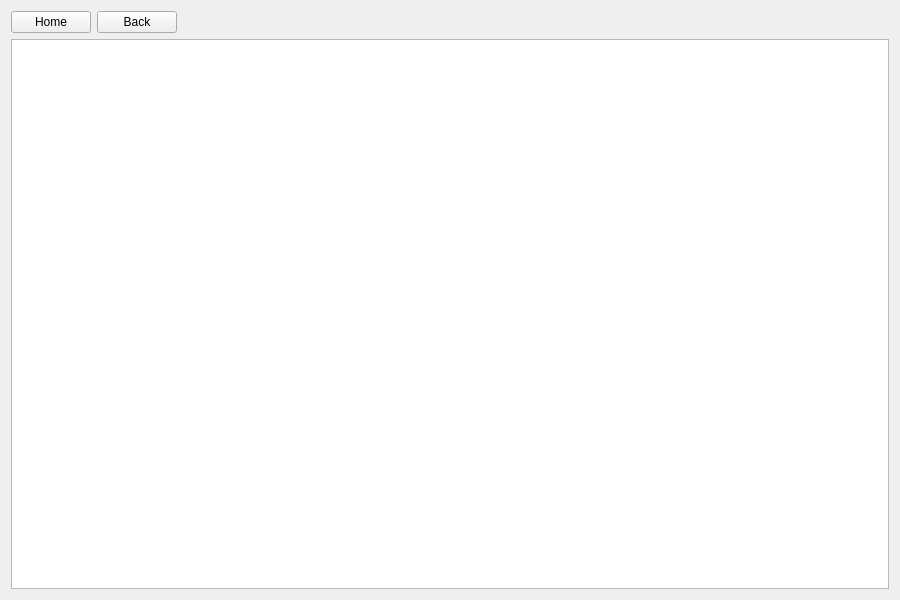
<?xml version="1.0" encoding="UTF-8"?>
<ui version="4.0">
 <class>HelpWidget</class>
 <widget class="QWidget" name="HelpWidget">
  <property name="geometry">
   <rect>
    <x>0</x>
    <y>0</y>
    <width>900</width>
    <height>600</height>
   </rect>
  </property>
  <property name="windowTitle">
   <string>QSAGUI user manual</string>
  </property>
  <layout class="QGridLayout" name="gridLayout_2">
   <item row="0" column="0">
    <layout class="QGridLayout" name="gridLayout">
     <item row="0" column="0">
      <widget class="QPushButton" name="menuButton">
       <property name="text">
        <string>Home</string>
       </property>
       <property name="icon">
        <iconset resource="../resources/resources.qrc">
         <normaloff>:/images/help_menu.png</normaloff>:/images/help_menu.png</iconset>
       </property>
      </widget>
     </item>
     <item row="0" column="1">
      <widget class="QPushButton" name="backButton">
       <property name="text">
        <string>Back</string>
       </property>
       <property name="icon">
        <iconset resource="../resources/resources.qrc">
         <normaloff>:/images/findPrevious.png</normaloff>:/images/findPrevious.png</iconset>
       </property>
      </widget>
     </item>
     <item row="0" column="2">
      <spacer name="horizontalSpacer">
       <property name="orientation">
        <enum>Qt::Horizontal</enum>
       </property>
       <property name="sizeHint" stdset="0">
        <size>
         <width>40</width>
         <height>20</height>
        </size>
       </property>
      </spacer>
     </item>
    </layout>
   </item>
   <item row="1" column="0">
    <widget class="QTextBrowser" name="textBrowser"/>
   </item>
  </layout>
 </widget>
 <tabstops>
  <tabstop>menuButton</tabstop>
  <tabstop>backButton</tabstop>
  <tabstop>textBrowser</tabstop>
 </tabstops>
 <resources>
  <include location="../resources/resources.qrc"/>
 </resources>
 <connections>
  <connection>
   <sender>menuButton</sender>
   <signal>clicked()</signal>
   <receiver>textBrowser</receiver>
   <slot>home()</slot>
   <hints>
    <hint type="sourcelabel">
     <x>47</x>
     <y>21</y>
    </hint>
    <hint type="destinationlabel">
     <x>449</x>
     <y>315</y>
    </hint>
   </hints>
  </connection>
  <connection>
   <sender>backButton</sender>
   <signal>clicked()</signal>
   <receiver>textBrowser</receiver>
   <slot>backward()</slot>
   <hints>
    <hint type="sourcelabel">
     <x>128</x>
     <y>21</y>
    </hint>
    <hint type="destinationlabel">
     <x>449</x>
     <y>315</y>
    </hint>
   </hints>
  </connection>
 </connections>
</ui>
